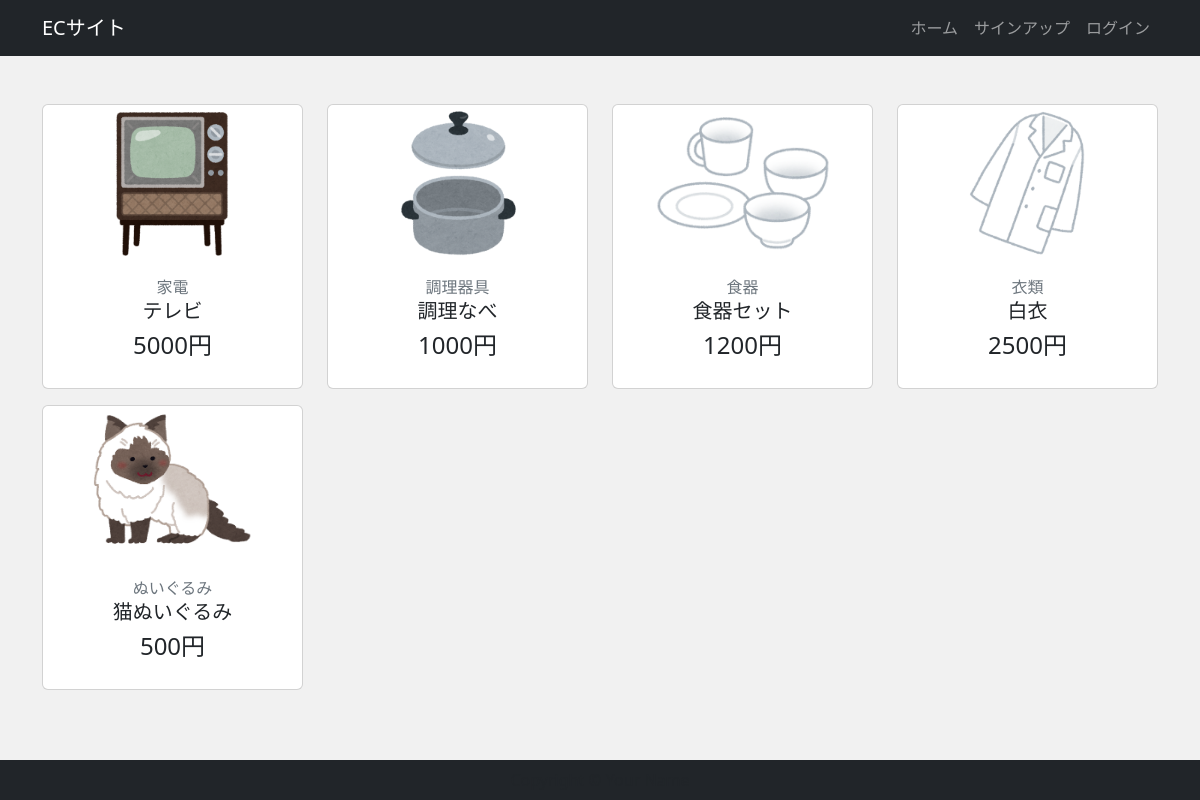
The page / on the database its author committed.
### app/models.py (models this page shows, shortened)
class Item(models.Model):
    title = models.CharField(max_length=100)
    price = models.IntegerField()
    category = models.CharField(max_length=100)
    slug = models.SlugField()
    description = models.TextField()
    image = models.ImageField(upload_to='images')

### app/views.py (the view)
# urls.py: path('', views.IndexView.as_view(), name='index'),
class IndexView(View):
    def get(self, request, *args, **kwargs):
        item_data = Item.objects.all()
        return render(request, 'app/index.html', {
            'item_data':item_data
        })

### app/templates/app/index.html (shortened to what this page needs)
{% extends 'app/base.html' %}
{% block content %}
<div class="text-center my-5">
    <div class="row">
        {% for item in item_data %}
            <div class="col-lg-3 col-md-6">
                <div class="card img-thumbnail itemlist mb-3">
                    <img src="{{ item.image.url}}" alt="" class="card-img-top card-thum">
                    <div class="card-body text-center px-2 py-3">
                        <p class="mb-0 text-secondary">{{ item.category }}</p>
                        <h5 class="font-weight-bold">{{ item.title }}</h5>
                        <h4 class="font-weight-bold">
                            {{ item.price }}円
                        </h4>
                    </div>
                </div>
            </div>
        {% endfor %}
    </div>
</div>
{% endblock%}

### app/static/css/style.css (style rules this page uses)
* { margin: 0; padding: 0; box-sizing: border-box; }
body { background: #f1f1f1; display: flex; flex-flow: column; min-height: 100vh; }
.itemlist img { height: 150px; object-fit: contain; }

### rows shown on the page
Item: image (picture), category "家電", title "テレビ", price "5000"
Item: image (picture), category "調理器具", title "調理なべ", price "1000"
Item: image (picture), category "食器", title "食器セット", price "1200"
Item: image (picture), category "衣類", title "白衣", price "2500"
Item: image (picture), category "ぬいぐるみ", title "猫ぬいぐるみ", price "500"
